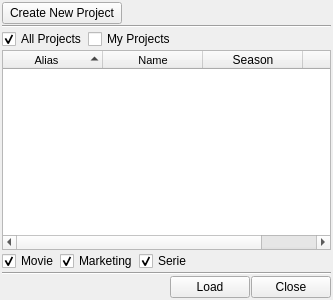
<?xml version="1.0" encoding="UTF-8"?>
<ui version="4.0">
 <class>mwProdLoader</class>
 <widget class="QMainWindow" name="mwProdLoader">
  <property name="geometry">
   <rect>
    <x>0</x>
    <y>0</y>
    <width>333</width>
    <height>300</height>
   </rect>
  </property>
  <property name="windowTitle">
   <string>ProdLoader</string>
  </property>
  <widget class="QWidget" name="centralwidget">
   <layout class="QGridLayout" name="gridLayout">
    <property name="margin">
     <number>2</number>
    </property>
    <property name="spacing">
     <number>1</number>
    </property>
    <item row="0" column="0">
     <widget class="QPushButton" name="pbCreate">
      <property name="maximumSize">
       <size>
        <width>120</width>
        <height>16777215</height>
       </size>
      </property>
      <property name="text">
       <string>Create New Project</string>
      </property>
     </widget>
    </item>
    <item row="1" column="0">
     <widget class="Line" name="line">
      <property name="orientation">
       <enum>Qt::Horizontal</enum>
      </property>
     </widget>
    </item>
    <item row="2" column="0">
     <layout class="QHBoxLayout" name="hlProjects">
      <item>
       <widget class="QCheckBox" name="cbAllProjects">
        <property name="text">
         <string>All Projects</string>
        </property>
        <property name="checked">
         <bool>true</bool>
        </property>
        <attribute name="buttonGroup">
         <string notr="true">bgProjects</string>
        </attribute>
       </widget>
      </item>
      <item>
       <widget class="QCheckBox" name="cbMyProjects">
        <property name="text">
         <string>My Projects</string>
        </property>
        <attribute name="buttonGroup">
         <string notr="true">bgProjects</string>
        </attribute>
       </widget>
      </item>
      <item>
       <spacer name="horizontalSpacer">
        <property name="orientation">
         <enum>Qt::Horizontal</enum>
        </property>
        <property name="sizeHint" stdset="0">
         <size>
          <width>40</width>
          <height>20</height>
         </size>
        </property>
       </spacer>
      </item>
     </layout>
    </item>
    <item row="3" column="0">
     <widget class="QTreeWidget" name="twProjects">
      <property name="alternatingRowColors">
       <bool>false</bool>
      </property>
      <property name="selectionMode">
       <enum>QAbstractItemView::SingleSelection</enum>
      </property>
      <property name="selectionBehavior">
       <enum>QAbstractItemView::SelectRows</enum>
      </property>
      <property name="indentation">
       <number>2</number>
      </property>
      <property name="itemsExpandable">
       <bool>false</bool>
      </property>
      <property name="sortingEnabled">
       <bool>true</bool>
      </property>
      <property name="expandsOnDoubleClick">
       <bool>false</bool>
      </property>
      <attribute name="headerVisible">
       <bool>true</bool>
      </attribute>
      <attribute name="headerHighlightSections">
       <bool>false</bool>
      </attribute>
      <attribute name="headerShowSortIndicator" stdset="0">
       <bool>true</bool>
      </attribute>
      <attribute name="headerStretchLastSection">
       <bool>false</bool>
      </attribute>
      <column>
       <property name="text">
        <string>Alias</string>
       </property>
       <property name="font">
        <font>
         <pointsize>8</pointsize>
        </font>
       </property>
       <property name="textAlignment">
        <set>AlignHCenter|AlignVCenter|AlignCenter</set>
       </property>
      </column>
      <column>
       <property name="text">
        <string>Name</string>
       </property>
       <property name="font">
        <font>
         <pointsize>8</pointsize>
        </font>
       </property>
       <property name="textAlignment">
        <set>AlignHCenter|AlignVCenter|AlignCenter</set>
       </property>
      </column>
      <column>
       <property name="text">
        <string>Season</string>
       </property>
       <property name="textAlignment">
        <set>AlignHCenter|AlignVCenter|AlignCenter</set>
       </property>
      </column>
      <column>
       <property name="text">
        <string>Episode</string>
       </property>
       <property name="textAlignment">
        <set>AlignHCenter|AlignVCenter|AlignCenter</set>
       </property>
      </column>
     </widget>
    </item>
    <item row="4" column="0">
     <layout class="QHBoxLayout" name="hlProjectType">
      <item>
       <widget class="QCheckBox" name="cbMovie">
        <property name="text">
         <string>Movie</string>
        </property>
        <property name="checked">
         <bool>true</bool>
        </property>
       </widget>
      </item>
      <item>
       <widget class="QCheckBox" name="cbMarketing">
        <property name="text">
         <string>Marketing</string>
        </property>
        <property name="checked">
         <bool>true</bool>
        </property>
       </widget>
      </item>
      <item>
       <widget class="QCheckBox" name="cbSerie">
        <property name="text">
         <string>Serie</string>
        </property>
        <property name="checked">
         <bool>true</bool>
        </property>
       </widget>
      </item>
      <item>
       <spacer name="horizontalSpacer_3">
        <property name="orientation">
         <enum>Qt::Horizontal</enum>
        </property>
        <property name="sizeHint" stdset="0">
         <size>
          <width>40</width>
          <height>20</height>
         </size>
        </property>
       </spacer>
      </item>
     </layout>
    </item>
    <item row="5" column="0">
     <widget class="Line" name="line_2">
      <property name="orientation">
       <enum>Qt::Horizontal</enum>
      </property>
     </widget>
    </item>
    <item row="6" column="0">
     <layout class="QHBoxLayout" name="hlBtns">
      <item>
       <spacer name="horizontalSpacer_2">
        <property name="orientation">
         <enum>Qt::Horizontal</enum>
        </property>
        <property name="sizeHint" stdset="0">
         <size>
          <width>40</width>
          <height>20</height>
         </size>
        </property>
       </spacer>
      </item>
      <item>
       <widget class="QPushButton" name="pbLoad">
        <property name="text">
         <string>Load</string>
        </property>
       </widget>
      </item>
      <item>
       <widget class="QPushButton" name="pbClose">
        <property name="text">
         <string>Close</string>
        </property>
       </widget>
      </item>
     </layout>
    </item>
   </layout>
  </widget>
 </widget>
 <resources/>
 <connections/>
 <buttongroups>
  <buttongroup name="bgProjects"/>
 </buttongroups>
</ui>
